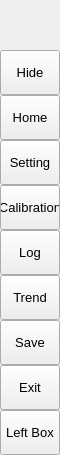
        <widget class="QFrame" name="leftMenuBg">
         <property name="minimumSize">
          <size>
           <width>60</width>
           <height>0</height>
          </size>
         </property>
         <property name="maximumSize">
          <size>
           <width>60</width>
           <height>16777215</height>
          </size>
         </property>
         <property name="frameShape">
          <enum>QFrame::NoFrame</enum>
         </property>
         <property name="frameShadow">
          <enum>QFrame::Raised</enum>
         </property>
         <layout class="QVBoxLayout" name="verticalLayout_3">
          <property name="spacing">
           <number>0</number>
          </property>
          <property name="leftMargin">
           <number>0</number>
          </property>
          <property name="topMargin">
           <number>0</number>
          </property>
          <property name="rightMargin">
           <number>0</number>
          </property>
          <property name="bottomMargin">
           <number>0</number>
          </property>
          <item>
           <widget class="QFrame" name="topLogoInfo">
            <property name="minimumSize">
             <size>
              <width>0</width>
              <height>50</height>
             </size>
            </property>
            <property name="maximumSize">
             <size>
              <width>16777215</width>
              <height>50</height>
             </size>
            </property>
            <property name="frameShape">
             <enum>QFrame::NoFrame</enum>
            </property>
            <property name="frameShadow">
             <enum>QFrame::Raised</enum>
            </property>
            <widget class="QFrame" name="topLogo">
             <property name="geometry">
              <rect>
               <x>10</x>
               <y>5</y>
               <width>42</width>
               <height>42</height>
              </rect>
             </property>
             <property name="minimumSize">
              <size>
               <width>42</width>
               <height>42</height>
              </size>
             </property>
             <property name="maximumSize">
              <size>
               <width>42</width>
               <height>42</height>
              </size>
             </property>
             <property name="frameShape">
              <enum>QFrame::NoFrame</enum>
             </property>
             <property name="frameShadow">
              <enum>QFrame::Raised</enum>
             </property>
            </widget>
            <widget class="QLabel" name="titleLeftApp">
             <property name="geometry">
              <rect>
               <x>70</x>
               <y>8</y>
               <width>160</width>
               <height>20</height>
              </rect>
             </property>
             <property name="font">
              <font>
               <pointsize>12</pointsize>
               <italic>false</italic>
               <bold>false</bold>
              </font>
             </property>
             <property name="text">
              <string>PyDracula</string>
             </property>
             <property name="alignment">
              <set>Qt::AlignLeading|Qt::AlignLeft|Qt::AlignTop</set>
             </property>
            </widget>
            <widget class="QLabel" name="titleLeftDescription">
             <property name="geometry">
              <rect>
               <x>70</x>
               <y>27</y>
               <width>160</width>
               <height>16</height>
              </rect>
             </property>
             <property name="maximumSize">
              <size>
               <width>16777215</width>
               <height>16</height>
              </size>
             </property>
             <property name="font">
              <font>
               <pointsize>8</pointsize>
               <italic>false</italic>
               <bold>false</bold>
              </font>
             </property>
             <property name="text">
              <string>Modern GUI / Flat Style</string>
             </property>
             <property name="alignment">
              <set>Qt::AlignLeading|Qt::AlignLeft|Qt::AlignTop</set>
             </property>
            </widget>
           </widget>
          </item>
          <item>
           <widget class="QFrame" name="leftMenuFrame">
            <property name="frameShape">
             <enum>QFrame::NoFrame</enum>
            </property>
            <property name="frameShadow">
             <enum>QFrame::Raised</enum>
            </property>
            <layout class="QVBoxLayout" name="verticalMenuLayout">
             <property name="spacing">
              <number>0</number>
             </property>
             <property name="leftMargin">
              <number>0</number>
             </property>
             <property name="topMargin">
              <number>0</number>
             </property>
             <property name="rightMargin">
              <number>0</number>
             </property>
             <property name="bottomMargin">
              <number>0</number>
             </property>
             <item>
              <widget class="QFrame" name="toggleBox">
               <property name="maximumSize">
                <size>
                 <width>16777215</width>
                 <height>45</height>
                </size>
               </property>
               <property name="frameShape">
                <enum>QFrame::NoFrame</enum>
               </property>
               <property name="frameShadow">
                <enum>QFrame::Raised</enum>
               </property>
               <layout class="QVBoxLayout" name="verticalLayout_4">
                <property name="spacing">
                 <number>0</number>
                </property>
                <property name="leftMargin">
                 <number>0</number>
                </property>
                <property name="topMargin">
                 <number>0</number>
                </property>
                <property name="rightMargin">
                 <number>0</number>
                </property>
                <property name="bottomMargin">
                 <number>0</number>
                </property>
                <item>
                 <widget class="QPushButton" name="toggleButton">
                  <property name="sizePolicy">
                   <sizepolicy hsizetype="Expanding" vsizetype="Fixed">
                    <horstretch>0</horstretch>
                    <verstretch>0</verstretch>
                   </sizepolicy>
                  </property>
                  <property name="minimumSize">
                   <size>
                    <width>0</width>
                    <height>45</height>
                   </size>
                  </property>
                  <property name="font">
                   <font>
                    <pointsize>10</pointsize>
                    <italic>false</italic>
                    <bold>false</bold>
                   </font>
                  </property>
                  <property name="cursor">
                   <cursorShape>PointingHandCursor</cursorShape>
                  </property>
                  <property name="layoutDirection">
                   <enum>Qt::LeftToRight</enum>
                  </property>
                  <property name="styleSheet">
                   <string notr="true">background-image: url(:/icons/images/icons/icon_menu.png);</string>
                  </property>
                  <property name="text">
                   <string>Hide</string>
                  </property>
                 </widget>
                </item>
               </layout>
              </widget>
             </item>
             <item alignment="Qt::AlignTop">
              <widget class="QFrame" name="topMenu">
               <property name="frameShape">
                <enum>QFrame::NoFrame</enum>
               </property>
               <property name="frameShadow">
                <enum>QFrame::Raised</enum>
               </property>
               <layout class="QVBoxLayout" name="verticalLayout_8">
                <property name="spacing">
                 <number>0</number>
                </property>
                <property name="leftMargin">
                 <number>0</number>
                </property>
                <property name="topMargin">
                 <number>0</number>
                </property>
                <property name="rightMargin">
                 <number>0</number>
                </property>
                <property name="bottomMargin">
                 <number>0</number>
                </property>
                <item>
                 <widget class="QPushButton" name="btn_home">
                  <property name="sizePolicy">
                   <sizepolicy hsizetype="Expanding" vsizetype="Fixed">
                    <horstretch>0</horstretch>
                    <verstretch>0</verstretch>
                   </sizepolicy>
                  </property>
                  <property name="minimumSize">
                   <size>
                    <width>0</width>
                    <height>45</height>
                   </size>
                  </property>
                  <property name="font">
                   <font>
                    <pointsize>10</pointsize>
                    <italic>false</italic>
                    <bold>false</bold>
                   </font>
                  </property>
                  <property name="cursor">
                   <cursorShape>PointingHandCursor</cursorShape>
                  </property>
                  <property name="layoutDirection">
                   <enum>Qt::LeftToRight</enum>
                  </property>
                  <property name="styleSheet">
                   <string notr="true">background-image: url(:/icons/images/icons/cil-home.png);</string>
                  </property>
                  <property name="text">
                   <string>Home</string>
                  </property>
                 </widget>
                </item>
                <item>
                 <widget class="QPushButton" name="btn_setting">
                  <property name="sizePolicy">
                   <sizepolicy hsizetype="Expanding" vsizetype="Fixed">
                    <horstretch>0</horstretch>
                    <verstretch>0</verstretch>
                   </sizepolicy>
                  </property>
                  <property name="minimumSize">
                   <size>
                    <width>0</width>
                    <height>45</height>
                   </size>
                  </property>
                  <property name="font">
                   <font>
                    <pointsize>10</pointsize>
                    <italic>false</italic>
                    <bold>false</bold>
                   </font>
                  </property>
                  <property name="cursor">
                   <cursorShape>PointingHandCursor</cursorShape>
                  </property>
                  <property name="layoutDirection">
                   <enum>Qt::LeftToRight</enum>
                  </property>
                  <property name="styleSheet">
                   <string notr="true">background-image: url(:/icons/images/icons/cil-settings.png);</string>
                  </property>
                  <property name="text">
                   <string>Setting</string>
                  </property>
                 </widget>
                </item>
                <item>
                 <widget class="QPushButton" name="btn_calibration">
                  <property name="sizePolicy">
                   <sizepolicy hsizetype="Expanding" vsizetype="Fixed">
                    <horstretch>0</horstretch>
                    <verstretch>0</verstretch>
                   </sizepolicy>
                  </property>
                  <property name="minimumSize">
                   <size>
                    <width>0</width>
                    <height>45</height>
                   </size>
                  </property>
                  <property name="font">
                   <font>
                    <pointsize>10</pointsize>
                    <italic>false</italic>
                    <bold>false</bold>
                   </font>
                  </property>
                  <property name="cursor">
                   <cursorShape>PointingHandCursor</cursorShape>
                  </property>
                  <property name="layoutDirection">
                   <enum>Qt::LeftToRight</enum>
                  </property>
                  <property name="styleSheet">
                   <string notr="true">background-image: url(:/icons/images/icons/cil-options-horizontal.png);</string>
                  </property>
                  <property name="text">
                   <string>Calibration</string>
                  </property>
                 </widget>
                </item>
                <item>
                 <widget class="QPushButton" name="btn_log">
                  <property name="sizePolicy">
                   <sizepolicy hsizetype="Expanding" vsizetype="Fixed">
                    <horstretch>0</horstretch>
                    <verstretch>0</verstretch>
                   </sizepolicy>
                  </property>
                  <property name="minimumSize">
                   <size>
                    <width>0</width>
                    <height>45</height>
                   </size>
                  </property>
                  <property name="font">
                   <font>
                    <pointsize>10</pointsize>
                    <italic>false</italic>
                    <bold>false</bold>
                   </font>
                  </property>
                  <property name="cursor">
                   <cursorShape>PointingHandCursor</cursorShape>
                  </property>
                  <property name="layoutDirection">
                   <enum>Qt::LeftToRight</enum>
                  </property>
                  <property name="styleSheet">
                   <string notr="true">background-image: url(:/icons/images/icons/cil-bell.png);</string>
                  </property>
                  <property name="text">
                   <string>Log</string>
                  </property>
                 </widget>
                </item>
                <item>
                 <widget class="QPushButton" name="btn_trend">
                  <property name="sizePolicy">
                   <sizepolicy hsizetype="Expanding" vsizetype="Fixed">
                    <horstretch>0</horstretch>
                    <verstretch>0</verstretch>
                   </sizepolicy>
                  </property>
                  <property name="minimumSize">
                   <size>
                    <width>0</width>
                    <height>45</height>
                   </size>
                  </property>
                  <property name="font">
                   <font>
                    <pointsize>10</pointsize>
                    <italic>false</italic>
                    <bold>false</bold>
                   </font>
                  </property>
                  <property name="cursor">
                   <cursorShape>PointingHandCursor</cursorShape>
                  </property>
                  <property name="layoutDirection">
                   <enum>Qt::LeftToRight</enum>
                  </property>
                  <property name="styleSheet">
                   <string notr="true">background-image: url(:/icons/images/icons/cil-chart-line.png);</string>
                  </property>
                  <property name="text">
                   <string>Trend</string>
                  </property>
                 </widget>
                </item>
                <item>
                 <widget class="QPushButton" name="btn_save">
                  <property name="sizePolicy">
                   <sizepolicy hsizetype="Expanding" vsizetype="Fixed">
                    <horstretch>0</horstretch>
                    <verstretch>0</verstretch>
                   </sizepolicy>
                  </property>
                  <property name="minimumSize">
                   <size>
                    <width>0</width>
                    <height>45</height>
                   </size>
                  </property>
                  <property name="font">
                   <font>
                    <pointsize>10</pointsize>
                    <italic>false</italic>
                    <bold>false</bold>
                   </font>
                  </property>
                  <property name="cursor">
                   <cursorShape>PointingHandCursor</cursorShape>
                  </property>
                  <property name="layoutDirection">
                   <enum>Qt::LeftToRight</enum>
                  </property>
                  <property name="styleSheet">
                   <string notr="true">background-image: url(:/icons/images/icons/cil-save.png)</string>
                  </property>
                  <property name="text">
                   <string>Save</string>
                  </property>
                 </widget>
                </item>
                <item>
                 <widget class="QPushButton" name="btn_exit">
                  <property name="sizePolicy">
                   <sizepolicy hsizetype="Expanding" vsizetype="Fixed">
                    <horstretch>0</horstretch>
                    <verstretch>0</verstretch>
                   </sizepolicy>
                  </property>
                  <property name="minimumSize">
                   <size>
                    <width>0</width>
                    <height>45</height>
                   </size>
                  </property>
                  <property name="font">
                   <font>
                    <pointsize>10</pointsize>
                    <italic>false</italic>
                    <bold>false</bold>
                   </font>
                  </property>
                  <property name="cursor">
                   <cursorShape>PointingHandCursor</cursorShape>
                  </property>
                  <property name="layoutDirection">
                   <enum>Qt::LeftToRight</enum>
                  </property>
                  <property name="styleSheet">
                   <string notr="true">background-image: url(:/icons/images/icons/cil-x.png);</string>
                  </property>
                  <property name="text">
                   <string>Exit</string>
                  </property>
                 </widget>
                </item>
               </layout>
              </widget>
             </item>
             <item alignment="Qt::AlignBottom">
              <widget class="QFrame" name="bottomMenu">
               <property name="frameShape">
                <enum>QFrame::NoFrame</enum>
               </property>
               <property name="frameShadow">
                <enum>QFrame::Raised</enum>
               </property>
               <layout class="QVBoxLayout" name="verticalLayout_9">
                <property name="spacing">
                 <number>0</number>
                </property>
                <property name="leftMargin">
                 <number>0</number>
                </property>
                <property name="topMargin">
                 <number>0</number>
                </property>
                <property name="rightMargin">
                 <number>0</number>
                </property>
                <property name="bottomMargin">
                 <number>0</number>
                </property>
                <item>
                 <widget class="QPushButton" name="toggleLeftBox">
                  <property name="sizePolicy">
                   <sizepolicy hsizetype="Expanding" vsizetype="Fixed">
                    <horstretch>0</horstretch>
                    <verstretch>0</verstretch>
                   </sizepolicy>
                  </property>
                  <property name="minimumSize">
                   <size>
                    <width>0</width>
                    <height>45</height>
                   </size>
                  </property>
                  <property name="font">
                   <font>
                    <pointsize>10</pointsize>
                    <italic>false</italic>
                    <bold>false</bold>
                   </font>
                  </property>
                  <property name="cursor">
                   <cursorShape>PointingHandCursor</cursorShape>
                  </property>
                  <property name="layoutDirection">
                   <enum>Qt::LeftToRight</enum>
                  </property>
                  <property name="styleSheet">
                   <string notr="true">background-image: url(:/icons/images/icons/icon_settings.png);</string>
                  </property>
                  <property name="text">
                   <string>Left Box</string>
                  </property>
                 </widget>
                </item>
               </layout>
              </widget>
             </item>
            </layout>
           </widget>
          </item>
         </layout>
        </widget>
